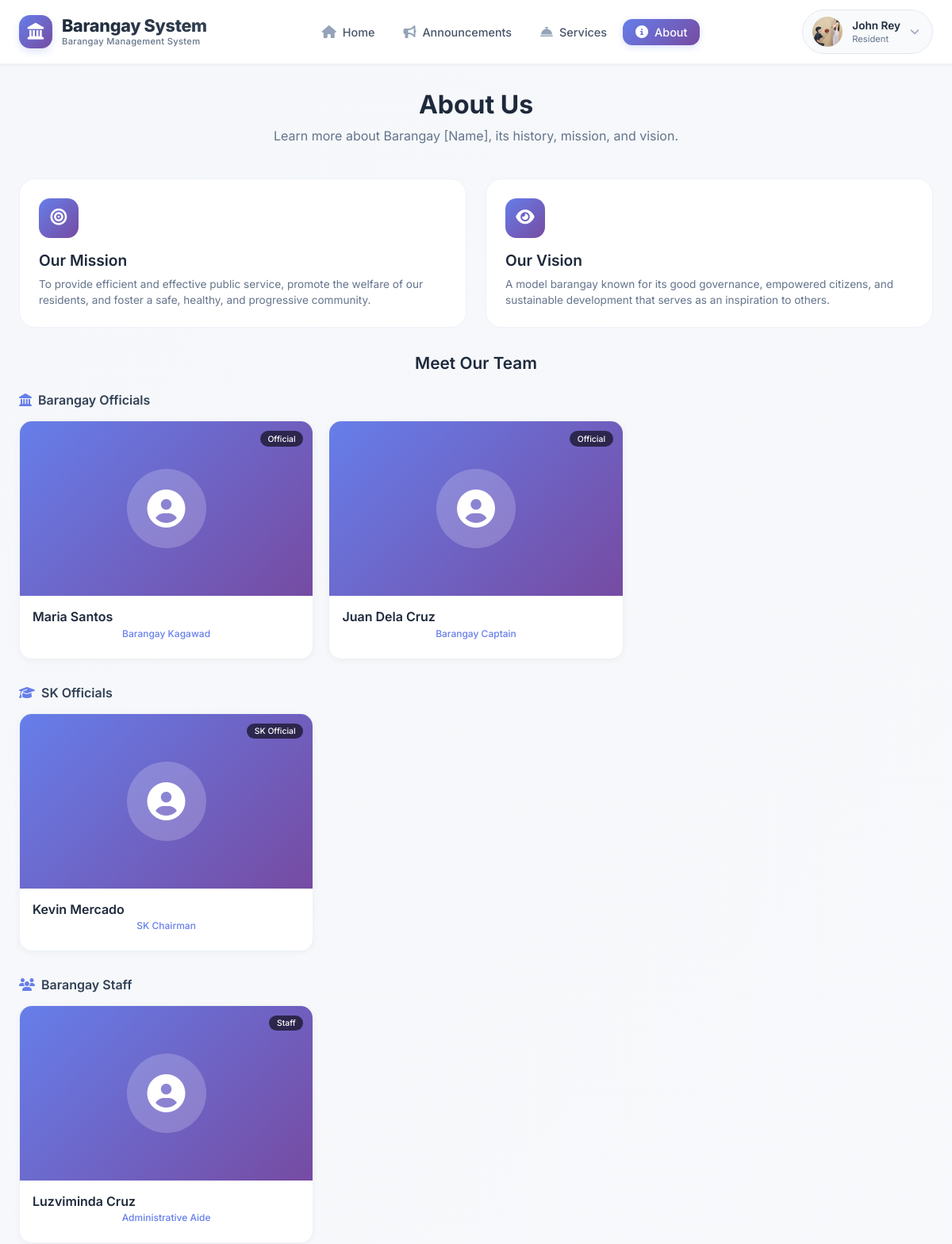
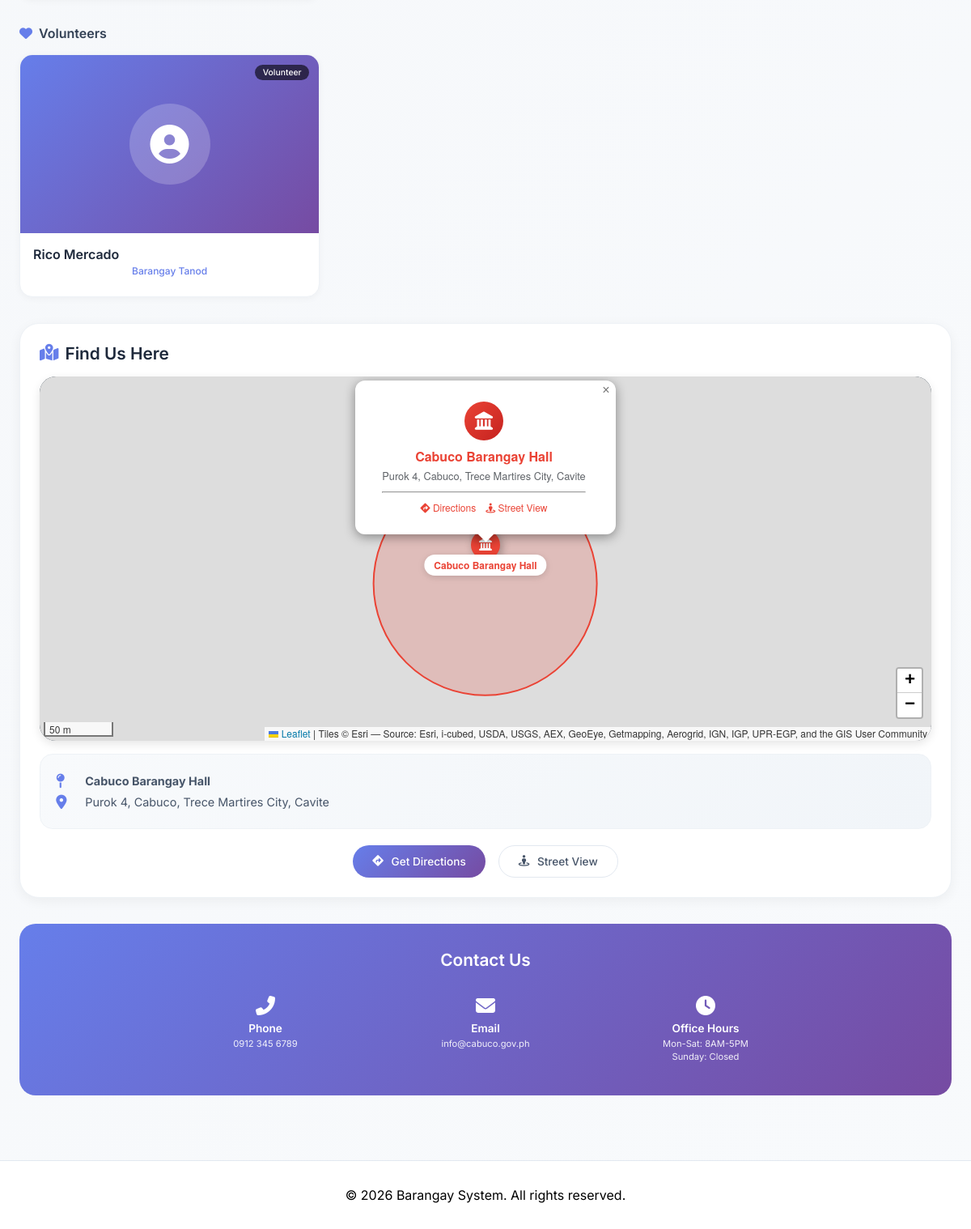
Screenshot of /index.php?page=about (signed in) with the database file from the repository (2 pictures, top to bottom).
### tables this page shows
CREATE TABLE `users` (
  `id` int(11) NOT NULL,
  `username` varchar(50) NOT NULL,
  `email` varchar(100) NOT NULL,
  `profile_pic` varchar(255) DEFAULT NULL,
  `password` varchar(255) NOT NULL,
  `first_name` varchar(50) DEFAULT NULL,
  `last_name` varchar(50) DEFAULT NULL,
  `address` text DEFAULT NULL,
  `contact_number` varchar(20) DEFAULT NULL,
  `user_type` enum('resident','admin') DEFAULT 'resident',
  `is_online` tinyint(1) DEFAULT 0,
  `last_activity` timestamp NOT NULL DEFAULT current_timestamp() ON UPDATE current_timestamp(),
  `created_at` timestamp NOT NULL DEFAULT current_timestamp(),
  `is_verified` tinyint(1) DEFAULT 0,
  `status` varchar(20) DEFAULT 'active',
  `last_login` datetime DEFAULT NULL,
  `last_login_ip` varchar(45) DEFAULT NULL
);

CREATE TABLE `pages` (
  `id` int(11) NOT NULL,
  `page_name` varchar(50) NOT NULL,
  `title` varchar(200) DEFAULT NULL,
  `content` text DEFAULT NULL,
  `meta_description` text DEFAULT NULL,
  `featured_image` varchar(255) DEFAULT NULL,
  `updated_by` int(11) DEFAULT NULL,
  `last_updated` timestamp NOT NULL DEFAULT current_timestamp() ON UPDATE current_timestamp()
);

CREATE TABLE `about_sections` (
  `id` int(11) NOT NULL,
  `page_id` int(11) DEFAULT NULL,
  `section_title` varchar(200) NOT NULL,
  `section_content` text NOT NULL,
  `section_type` varchar(50) DEFAULT 'general',
  `display_order` int(11) DEFAULT 0,
  `is_active` tinyint(1) DEFAULT 1,
  `created_at` timestamp NOT NULL DEFAULT current_timestamp(),
  `updated_at` timestamp NOT NULL DEFAULT current_timestamp() ON UPDATE current_timestamp()
);

CREATE TABLE `team_members` (
  `id` int(11) NOT NULL,
  `full_name` varchar(100) NOT NULL,
  `position` varchar(100) NOT NULL,
  `position_category` enum('barangay_official','sk_official','staff','volunteer') DEFAULT 'barangay_official',
  `biography` text DEFAULT NULL,
  `contact_info` varchar(255) DEFAULT NULL,
  `profile_image` varchar(255) DEFAULT NULL,
  `display_order` int(11) DEFAULT 0,
  `term_start` date DEFAULT NULL,
  `term_end` date DEFAULT NULL,
  `committee` varchar(100) DEFAULT NULL,
  `is_active` tinyint(1) DEFAULT 1,
  `created_at` timestamp NOT NULL DEFAULT current_timestamp(),
  `updated_at` timestamp NOT NULL DEFAULT current_timestamp() ON UPDATE current_timestamp()
);

### pages/about.php (the view, shortened to what this page needs)
<?php
$database = new Database();
$db = $database->getConnection();
$page_query = "SELECT * FROM pages WHERE page_name = 'about'";
$page_stmt = $db->prepare($page_query);
$page_stmt->execute();
$about_page = $page_stmt->fetch(PDO::FETCH_ASSOC);
$page_title_text = $about_page['title'] ?? 'About Us';
$page_description = $about_page['content'] ?? 'Learn about our history, mission, and the team serving the community';
$create_team_table = "CREATE TABLE IF NOT EXISTS team_members (
    id INT PRIMARY KEY AUTO_INCREMENT,
    full_name VARCHAR(100) NOT NULL,
    position VARCHAR(100) NOT NULL,
    position_category ENUM('barangay_official', 'sk_official', 'staff', 'volunteer') DEFAULT 'barangay_official',
    biography TEXT,
    contact_info VARCHAR(255),
    profile_image VARCHAR(255),
    display_order INT DEFAULT 0,
    term_start DATE,
    term_end DATE,
    committee VARCHAR(100),
    is_active BOOLEAN DEFAULT TRUE,
    created_at TIMESTAMP DEFAULT CURRENT_TIMESTAMP,
    updated_at TIMESTAMP DEFAULT CURRENT_TIMESTAMP ON UPDATE CURRENT_TIMESTAMP
)";
try {
    $db->exec($create_team_table);
} catch (Exception $e) {
}
$create_about_table = "CREATE TABLE IF NOT EXISTS about_sections (
    id INT PRIMARY KEY AUTO_INCREMENT,
    page_id INT,
    section_type ENUM('history', 'mission', 'vision', 'officials', 'contact', 'general') DEFAULT 'general',
    section_title VARCHAR(255),
    section_content TEXT,
    display_order INT DEFAULT 0,
    is_active BOOLEAN DEFAULT TRUE,
    created_at TIMESTAMP DEFAULT CURRENT_TIMESTAMP,
    updated_at TIMESTAMP DEFAULT CURRENT_TIMESTAMP ON UPDATE CURRENT_TIMESTAMP,
    FOREIGN KEY (page_id) REFERENCES pages(id) ON DELETE CASCADE
)";
try {
    $db->exec($create_about_table);
} catch (Exception $e) {
}
$sections_query = "SELECT * FROM about_sections WHERE is_active = 1 ORDER BY display_order, id";
$sections_stmt = $db->prepare($sections_query);
$sections_stmt->execute();
$sections = $sections_stmt->fetchAll(PDO::FETCH_ASSOC);
$team_query = "SELECT * FROM team_members WHERE is_active = 1 ORDER BY
                FIELD(position_category, 'barangay_official', 'sk_official', 'staff', 'volunteer'),
                display_order, full_name";
$team_stmt = $db->prepare($team_query);
$team_stmt->execute();
$team_members = $team_stmt->fetchAll(PDO::FETCH_ASSOC);
$mission_content = '';
$vision_content = '';
foreach ($sections as $section) {
    switch ($section['section_type']) {
        case 'mission':
            $mission_content = $section['section_content'];
            break;
        case 'vision':
            $vision_content = $section['section_content'];
            break;
    }
}
$grouped_members = [
    'barangay_official' => [],
    'sk_official' => [],
    'staff' => [],
    'volunteer' => []
];
foreach ($team_members as $member) {
    $category = $member['position_category'];
    if (isset($grouped_members[$category])) {
        $grouped_members[$category][] = $member;
    }
}
$category_names = [
    'barangay_official' => ['name' => 'Barangay Officials', 'icon' => 'fas fa-landmark'],
    'sk_official' => ['name' => 'SK Officials', 'icon' => 'fas fa-graduation-cap'],
    'staff' => ['name' => 'Barangay Staff', 'icon' => 'fas fa-users'],
    'volunteer' => ['name' => 'Volunteers', 'icon' => 'fas fa-heart']
];
$barangay_name_display = "Cabuco Barangay Hall";
$barangay_address_full = "Purok 4, Cabuco, Trece Martires City, Cavite";
?>
<link rel="stylesheet" href="https://unpkg.com/leaflet@1.9.4/dist/leaflet.css" />
<div class="about-page">
    <div class="page-header">
        <h1><?php echo htmlspecialchars($page_title_text); ?></h1>
        <div class="page-description">
            <?php
            $plain_description = strip_tags($page_description);
            echo htmlspecialchars($plain_description);
            ?>
        </div>
    </div>
    <div class="mv-grid">
        <?php if (!empty($mission_content)): ?>
        <div class="mv-card">
            <div class="mv-icon">
                <i class="fas fa-bullseye"></i>
            </div>
            <h2>Our Mission</h2>
            <p><?php echo nl2br(htmlspecialchars($mission_content)); ?></p>
        </div>
        <?php endif; ?>
        <?php if (!empty($vision_content)): ?>
        <div class="mv-card">
            <div class="mv-icon">
                <i class="fas fa-eye"></i>
            </div>
            <h2>Our Vision</h2>
            <p><?php echo nl2br(htmlspecialchars($vision_content)); ?></p>
        </div>
        <?php endif; ?>
    </div>
    <?php if (!empty($team_members)): ?>
    <div class="team-section">
        <h2>Meet Our Team</h2>
        <?php foreach ($grouped_members as $category => $members): ?>
            <?php if (!empty($members)): ?>
            <div class="team-category">
                <h3>
                    <i class="<?php echo $category_names[$category]['icon']; ?>"></i>
                    <?php echo $category_names[$category]['name']; ?>
                </h3>
                <div class="team-grid">
                    <?php foreach ($members as $member): ?>
                    <div class="team-card">
                        <div class="team-image">
                            <?php
                            $image_path = '';
                            if (!empty($member['profile_image'])) {
                                $full_image_path = dirname(__DIR__) . '/assets/uploads/team/' . $member['profile_image'];
                            }
                            if (!empty($image_path) && file_exists($full_image_path)):
                            ?>
                                <img src="<?php echo $image_path; ?>" alt="<?php echo htmlspecialchars($member['full_name']); ?>">
                            <?php else: ?>
                                <div class="default-avatar">
                                    <i class="fas fa-user-circle"></i>
                                </div>
                            <?php endif; ?>
                            <div class="team-badge">
                                <?php
                                switch($category) {
                                    case 'barangay_official':
                                        echo 'Official';
                                        break;
                                    case 'sk_official':
                                        echo 'SK Official';
                                        break;
                                    case 'staff':
                                        echo 'Staff';
                                        break;
                                    default:
                                        echo 'Volunteer';
                                }
                                ?>
                            </div>
                        </div>
                        <div class="team-info">
                            <h3><?php echo htmlspecialchars($member['full_name']); ?></h3>
                            <div class="team-position"><?php echo htmlspecialchars($member['position']); ?></div>
                        </div>
                    </div>
                    <?php endforeach; ?>
                </div>
            </div>
            <?php endif; ?>
        <?php endforeach; ?>
    </div>
    <?php endif; ?>
    <div class="map-section">
        <h2>
            <i class="fas fa-map-marked-alt"></i>
            Find Us Here
        </h2>
        <div class="map-container">
            <div id="map"></div>
        </div>
        <div class="map-info">
            <p><i class="fas fa-map-pin"></i> <strong><?php echo htmlspecialchars($barangay_name_display); ?></strong></p>
            <p><i class="fas fa-location-dot"></i> <?php echo htmlspecialchars($barangay_address_full); ?></p>
        </div>
        <div class="map-directions">
            <a href="https://www.google.com/maps/dir/?api=1&destination=<?php echo urlencode($barangay_address_full); ?>" target="_blank" class="btn-directions">
                <i class="fas fa-directions"></i> Get Directions
            </a>
            <a href="https://www.google.com/maps?q=<?php echo urlencode($barangay_address_full); ?>" target="_blank" class="btn-directions btn-streetview">
                <i class="fas fa-street-view"></i> Street View
            </a>
        </div>
    </div>
    <div class="contact-section">
        <h2>Contact Us</h2>
        <div class="contact-grid">
            <div class="contact-item">
                <i class="fas fa-phone-alt"></i>
                <h3>Phone</h3>
                <p><?php echo htmlspecialchars($barangay_contact ?? '0912 345 6789'); ?></p>
            </div>
            <div class="contact-item">
                <i class="fas fa-envelope"></i>
                <h3>Email</h3>
                <p>info@cabuco.gov.ph</p>
            </div>
            <div class="contact-item">
                <i class="fas fa-clock"></i>
                <h3>Office Hours</h3>
                <p>Mon-Sat: 8AM-5PM<br>Sunday: Closed</p>
            </div>
        </div>
    </div>
</div>

### includes/header.php (shortened to what this page needs)
<?php
$barangay_name = "Barangay System";
$user_data = null;
if (isset($_SESSION['user_id'])) {
    try {
        $database = new Database();
        $db = $database->getConnection();
        $query = "SELECT id, username, first_name, last_name, email, profile_pic FROM users WHERE id = :user_id";
        $stmt = $db->prepare($query);
        $stmt->bindParam(':user_id', $_SESSION['user_id']);
        $stmt->execute();
        $user_data = $stmt->fetch(PDO::FETCH_ASSOC);
    } catch (Exception $e) {
    }
}
$current_page = $_GET['page'] ?? 'home';
?>
<!DOCTYPE html>
<html lang="en">
<head>
    <link rel="stylesheet" href="https://cdnjs.cloudflare.com/ajax/libs/font-awesome/6.4.0/css/all.min.css">
</head>
<body>
<nav class="modern-navbar" id="navbar">
    <div class="nav-container">
        <a href="/testweb/index.php?page=home" class="logo">
            <div class="logo-icon">
                <i class="fas fa-landmark"></i>
            </div>
            <div class="logo-text">
                <span class="logo-name"><?php echo htmlspecialchars($barangay_name); ?></span>
                <span class="logo-badge">Barangay Management System</span>
            </div>
        </a>
        <ul class="nav-links">
            <li><a href="/testweb/index.php?page=home" class="<?php echo $current_page == 'home' ? 'active' : ''; ?>">
                <i class="fas fa-home"></i> <span>Home</span>
            </a></li>
            <li><a href="/testweb/index.php?page=announcements" class="<?php echo $current_page == 'announcements' ? 'active' : ''; ?>">
                <i class="fas fa-bullhorn"></i> <span>Announcements</span>
            </a></li>
            <li><a href="/testweb/index.php?page=services" class="<?php echo $current_page == 'services' ? 'active' : ''; ?>">
                <i class="fas fa-concierge-bell"></i> <span>Services</span>
            </a></li>
            <li><a href="/testweb/index.php?page=about" class="<?php echo $current_page == 'about' ? 'active' : ''; ?>">
                <i class="fas fa-info-circle"></i> <span>About</span>
            </a></li>
        </ul>
        <div class="header-right">
            <?php if (isset($_SESSION['user_id'])): ?>
                <div class="dropdown" id="profileDropdown">
                    <button class="profile-btn" id="profileBtn" type="button" aria-label="Profile menu">
                        <div class="profile-avatar">
                            <?php if (isset($user_data['profile_pic']) && !empty($user_data['profile_pic'])): ?>
                                <img src="/testweb/uploads/profiles/<?php echo htmlspecialchars($user_data['profile_pic']); ?>" alt="Profile">
                            <?php else: ?>
                                <i class="fas fa-user"></i>
                            <?php endif; ?>
                        </div>
                        <div class="profile-info">
                            <div class="profile-name">
                                <?php
                                if (isset($user_data['first_name'])) {
                                    echo htmlspecialchars($user_data['first_name']);
                                } elseif (isset($_SESSION['user_name'])) {
                                    echo htmlspecialchars(explode(' ', $_SESSION['user_name'])[0]);
                                } else {
                                    echo 'Resident';
                                }
                                ?>
                            </div>
                            <div class="profile-role">Resident</div>
                        </div>
                        <i class="fas fa-chevron-down profile-arrow"></i>
                    </button>
                </div>
            <?php endif; ?>
        </div>
    </div>
</nav>

### rows the page displays
users: profile_pic (picture), first_name "John Rey"
pages: title "About Us", content "Learn more about Barangay [Name], its history, mission, and vision."
about_sections: section_content "To provide efficient and effective public service, promote the welfare of our residents, and foster a safe, healthy, and progressive community."
about_sections: section_content "A model barangay known for its good governance, empowered citizens, and sustainable development that serves as an inspiration to others."
team_members: shows "Official", full_name "Maria Santos", position "Barangay Kagawad"
team_members: shows "Official", full_name "Juan Dela Cruz", position "Barangay Captain"
team_members: shows "SK Official", full_name "Kevin Mercado", position "SK Chairman"
team_members: shows "Staff", full_name "Luzviminda Cruz", position "Administrative Aide"
team_members: position_category "Volunteers", full_name "Rico Mercado", position "Barangay Tanod"

### other values shown
$category_names[$category]['name'] "Barangay Officials"
$category_names[$category]['name'] "SK Officials"
$category_names[$category]['name'] "Barangay Staff"
$barangay_name_display "Cabuco Barangay Hall"
$barangay_address_full "Purok 4, Cabuco, Trece Martires City, Cavite"
$barangay_contact "0912 345 6789"
